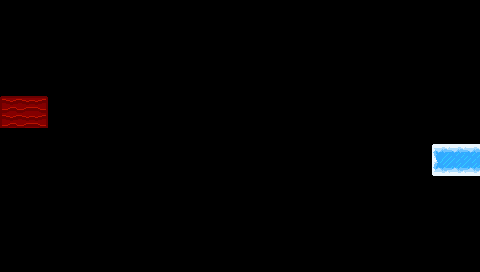

A level layout from a 2D game, rendered from its tile map. Below: a short description, then the map file with its tile-grid data intact:
An orthogonal 30x17 tile map with 16x16 px tiles, 2 tile layers (Background, Mask), 2 tilesets and 6 objects.

<map version="1.4" tiledversion="1.4.2" orientation="orthogonal" renderorder="right-down" width="30" height="17" tilewidth="16" tileheight="16" infinite="0" nextlayerid="5" nextobjectid="9">
 <tileset firstgid="1" source="ice_tilemap.tsx" />
 <tileset firstgid="81" source="tilemap.tsx" />
 <layer id="1" name="Background" width="30" height="17">
  <data encoding="csv">
0,0,0,0,0,0,0,0,0,0,0,0,0,0,0,0,0,0,0,0,0,0,0,0,0,0,0,0,0,0,
0,0,0,0,0,0,0,0,0,0,0,0,0,0,0,0,0,0,0,0,0,0,0,0,0,0,0,0,0,0,
0,0,0,0,0,0,0,0,0,0,0,0,0,0,0,0,0,0,0,0,0,0,0,0,0,0,0,0,0,0,
0,0,0,0,0,0,0,0,0,0,0,0,0,0,0,0,0,0,0,0,0,0,0,0,0,0,0,0,0,0,
0,0,0,0,0,0,0,0,0,0,0,0,0,0,0,0,0,0,0,0,0,0,0,0,0,0,0,0,0,0,
0,0,0,0,0,0,0,0,0,0,0,0,0,0,0,0,0,0,0,0,0,0,0,0,0,0,0,0,0,0,
81,82,83,0,0,0,0,0,0,0,0,0,0,0,0,0,0,0,0,0,0,0,0,0,0,0,0,0,0,0,
91,92,93,0,0,0,0,0,0,0,0,0,0,0,0,0,0,0,0,0,0,0,0,0,0,0,0,0,0,0,
64,64,64,64,64,64,64,64,64,64,64,64,64,64,64,64,64,64,64,64,64,64,64,64,64,64,64,64,64,64,
0,0,0,0,0,0,0,0,0,0,0,0,0,0,0,0,0,0,0,0,0,0,0,0,0,0,0,1,2,2,
0,0,0,0,0,0,0,0,0,0,0,0,0,0,0,0,0,0,0,0,0,0,0,0,0,0,0,21,22,22,
0,0,0,0,0,0,0,0,0,0,0,0,0,0,0,0,0,0,0,0,0,0,0,0,0,0,0,0,0,0,
0,0,0,0,0,0,0,0,0,0,0,0,0,0,0,0,0,0,0,0,0,0,0,0,0,0,0,0,0,0,
0,0,0,0,0,0,0,0,0,0,0,0,0,0,0,0,0,0,0,0,0,0,0,0,0,0,0,0,0,0,
0,0,0,0,0,0,0,0,0,0,0,0,0,0,0,0,0,0,0,0,0,0,0,0,0,0,0,0,0,0,
0,0,0,0,0,0,0,0,0,0,0,0,0,0,0,0,0,0,0,0,0,0,0,0,0,0,0,0,0,0,
0,0,0,0,0,0,0,0,0,0,0,0,0,0,0,0,0,0,0,0,0,0,0,0,0,0,0,0,0,0
</data>
 </layer>
 <objectgroup id="2" name="Solids">
  <object id="5" x="0" y="96" width="48" height="32" />
  <object id="6" x="432" y="144" width="48" height="32" />
  <object id="7" x="0" y="135" width="480" height="4" />
 </objectgroup>
 <objectgroup id="3" name="Elements">
  <object id="3" x="448" y="272">
   <properties>
    <property name="type" value="outro_ice_spawn" />
   </properties>
   <point />
  </object>
  <object id="4" x="32" y="0">
   <properties>
    <property name="type" value="outro_fire_spawn" />
   </properties>
   <point />
  </object>
  <object id="8" x="229.333" y="112" width="2" height="48">
   <properties>
    <property name="type" value="outro_start_talking" />
   </properties>
  </object>
 </objectgroup>
 <layer id="4" name="Mask" width="30" height="17">
  <data encoding="csv">
0,0,0,0,0,0,0,0,0,0,0,0,0,0,0,0,0,0,0,0,0,0,0,0,0,0,0,0,0,0,
0,0,0,0,0,0,0,0,0,0,0,0,0,0,0,0,0,0,0,0,0,0,0,0,0,0,0,0,0,0,
0,0,0,0,0,0,0,0,0,0,0,0,0,0,0,0,0,0,0,0,0,0,0,0,0,0,0,0,0,0,
0,0,0,0,0,0,0,0,0,0,0,0,0,0,0,0,0,0,0,0,0,0,0,0,0,0,0,0,0,0,
0,0,0,0,0,0,0,0,0,0,0,0,0,0,0,0,0,0,0,0,0,0,0,0,0,0,0,0,0,0,
0,0,0,0,0,0,0,0,0,0,0,0,0,0,0,0,0,0,0,0,0,0,0,0,0,0,0,0,0,0,
0,0,0,0,0,0,0,0,0,0,0,0,0,0,0,0,0,0,0,0,0,0,0,0,0,0,0,0,0,0,
0,0,0,0,0,0,0,0,0,0,0,0,0,0,0,0,0,0,0,0,0,0,0,0,0,0,0,0,0,0,
64,64,64,64,64,64,64,64,64,64,64,64,64,64,64,64,64,64,64,64,64,64,64,64,64,64,64,64,64,64,
0,0,0,0,0,0,0,0,0,0,0,0,0,0,0,0,0,0,0,0,0,0,0,0,0,0,0,0,0,0,
0,0,0,0,0,0,0,0,0,0,0,0,0,0,0,0,0,0,0,0,0,0,0,0,0,0,0,0,0,0,
0,0,0,0,0,0,0,0,0,0,0,0,0,0,0,0,0,0,0,0,0,0,0,0,0,0,0,0,0,0,
0,0,0,0,0,0,0,0,0,0,0,0,0,0,0,0,0,0,0,0,0,0,0,0,0,0,0,0,0,0,
0,0,0,0,0,0,0,0,0,0,0,0,0,0,0,0,0,0,0,0,0,0,0,0,0,0,0,0,0,0,
0,0,0,0,0,0,0,0,0,0,0,0,0,0,0,0,0,0,0,0,0,0,0,0,0,0,0,0,0,0,
0,0,0,0,0,0,0,0,0,0,0,0,0,0,0,0,0,0,0,0,0,0,0,0,0,0,0,0,0,0,
0,0,0,0,0,0,0,0,0,0,0,0,0,0,0,0,0,0,0,0,0,0,0,0,0,0,0,0,0,0
</data>
 </layer>
</map>
